Frame 1 (no input): blank canvas, image omitted
Frame 60 (no input): blank canvas, image omitted
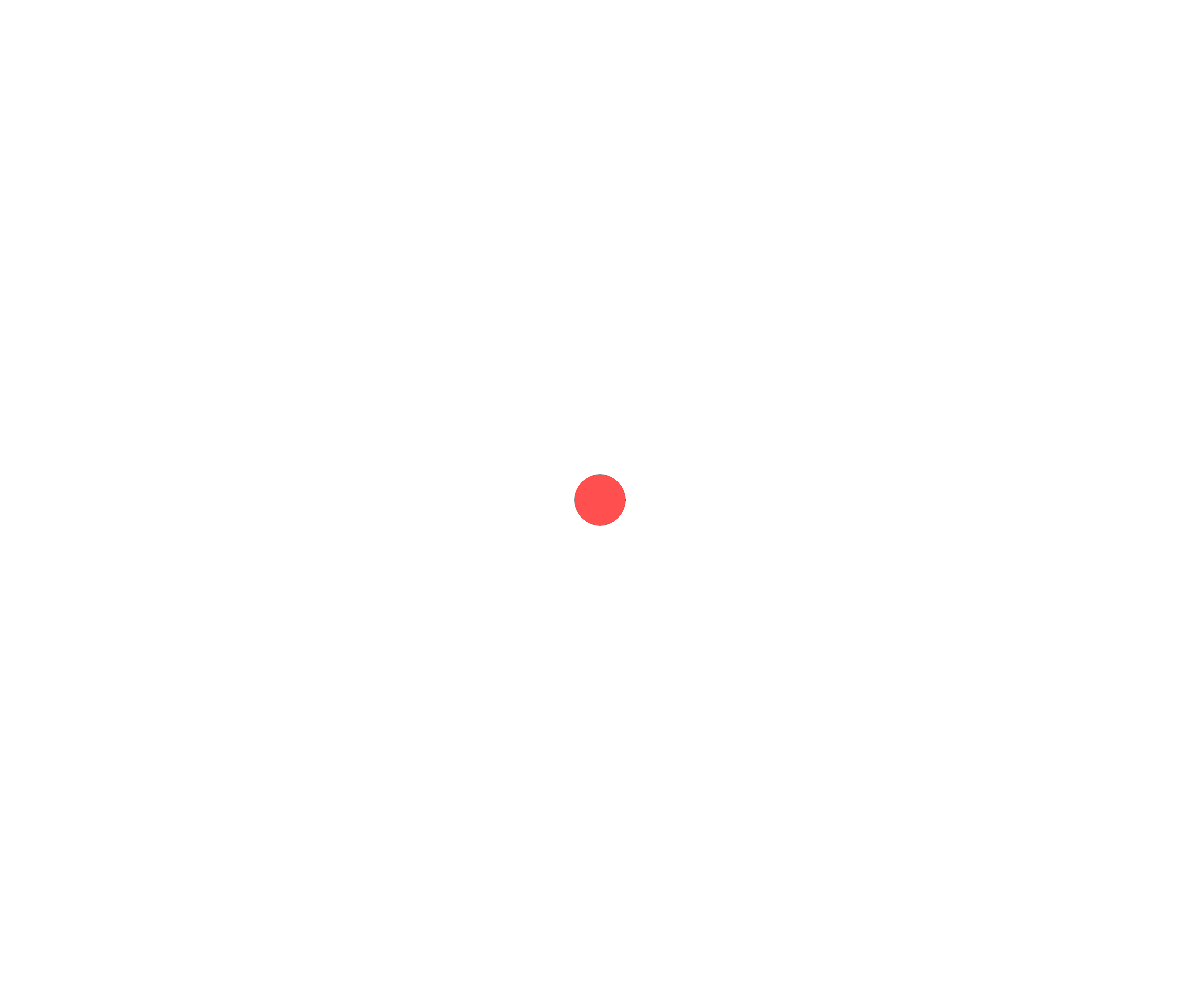
Frame 120 (the mouse pressed at the canvas centre since frame 60)

The p5.js sketch whose frames 1 and 60 were blank and that drew this single picture after the mouse press (run headless with seeded random() and noise() and a simulated clock; from frame 60 on, the mouse is pressed at the canvas centre):

// p5.js sketch
// ── sketch.js

function setup() {
  createCanvas(window.innerWidth, window.innerHeight);
}

function draw() {
  text("Click to draw");
if (mouseIsPressed) {
    ellipse(mouseX, mouseY, 50, 50); fill(255, 79, 79); noStroke()

  }

}
